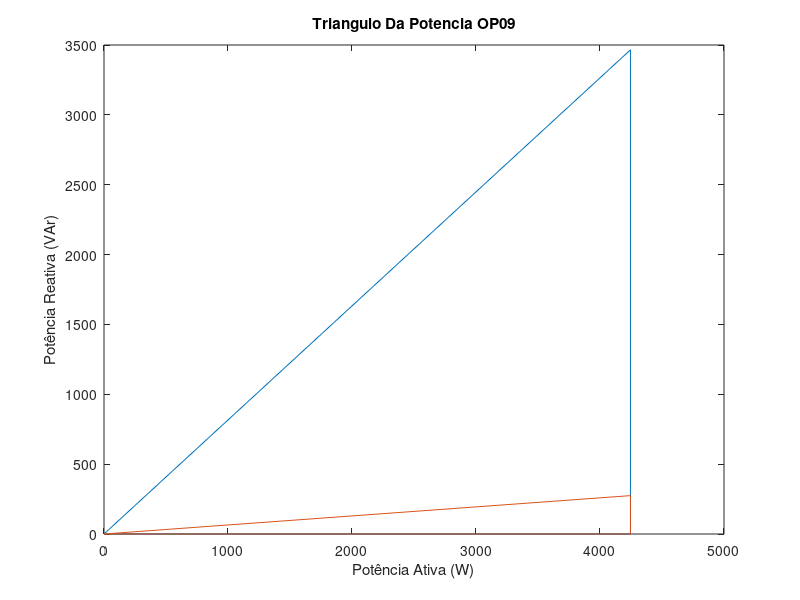

Recreate this plot in MATLAB.

%dados da questao
tensao = 220;
frequencia = 60;

%###############################################################################
% MUDANDO OS VALORES DOS MOTORES PARA OBTER O RESULTADO DESEJADO NA COMBINAÇAO
%###############################################################################

%potencia aderida
pot_A = 735.5;
pot_B = 2206.5;

%fatores de potencia por rendimento% do motor
fp50_A = 0.68;
fp75_A = 0.77;
fp100_A = 0.83;

fp50_B = 0.56;
fp75_B = 0.68;
fp100_B = 0.76;

%potencia ativa P por rendimento% do motor
P50_A = (pot_A*(50/100))/(77/100);
P75_A = (pot_A*(75/100))/(81/100);
P100_A = (pot_A*(100/100))/(81.5/100);

P50_B = (pot_B*(50/100))/(61/100);
P75_B = (pot_B*(75/100))/(65/100);
P100_B = (pot_B*(100/100))/(66/100);

%###############################################################################

%carga S = P + iQ por rendimento% do motor
## S50_A = P50_A*fp50_A + i*P50_A*sin(acos(fp50_A));
## S75_A = P75_A*fp75_A + i*P75_A*sin(acos(fp75_A));
## S100_A = P100_A*fp100_A + i*P100_A*sin(acos(fp100_A));

## S50_B = P50_B*fp50_B + i*P50_B*sin(acos(fp50_B));
## S75_B = P75_B*fp75_B + i*P75_B*sin(acos(fp75_B));
## S100_B = P100_B*fp100_B + i*P100_B*sin(acos(fp100_B));

abs_S50_A = P50_A/fp50_A;
abs_S75_A = P75_A/fp75_A;
abs_S100_A = P100_A/fp100_A;

abs_S50_B = P50_B/fp50_B;
abs_S75_B = P75_B/fp75_B;
abs_S100_B = P100_B/fp100_B;

S50_A = abs_S50_A*exp(j*(acos(fp50_A)));
S75_A = abs_S75_A*exp(j*(acos(fp75_A)));
S100_A = abs_S100_A*exp(j*(acos(fp100_A)));

S50_B = abs_S50_B*exp(j*(acos(fp50_B)));
S75_B = abs_S75_B*exp(j*(acos(fp75_B)));
S100_B = abs_S100_B*exp(j*(acos(fp100_B)));

%carga S das respectivas combinações
OP01 = S50_A + S50_B;
OP02 = S50_A + S75_B;
OP03 = S50_A + S100_B;
OP04 = S75_A + S50_B;
OP05 = S75_A + S75_B;
OP06 = S75_A + S100_B;
OP07 = S100_A + S50_B;
OP08 = S100_A + S75_B;
OP09 = S100_A + S100_B;
disp('Vector do valor S das combinacoes')
vector_OP = [OP01 OP02 OP03 OP04 OP05 OP06 OP07 OP08 OP09]'

%valor absoluto das cargas
S01 = abs(OP01);
S02 = abs(OP02);
S03 = abs(OP03);
S04 = abs(OP04);
S05 = abs(OP05);
S06 = abs(OP06);
S07 = abs(OP07);
S08 = abs(OP08);
S09 = abs(OP09);
disp('Vector do valor abs de S das combinacoes')
vector_S = [S01 S02 S03 S04 S05 S06 S07 S08 S09]'

%fatores de potencias de cada carga
FP01 = real(OP01)/S01;
FP02 = real(OP02)/S02;
FP03 = real(OP03)/S03;
FP04 = real(OP04)/S04;
FP05 = real(OP05)/S05;
FP06 = real(OP06)/S06;
FP07 = real(OP07)/S07;
FP08 = real(OP08)/S08;
FP09 = real(OP09)/S09;
disp('Vector do FS das combinacoes')
vector_FP = [FP01 FP02 FP03 FP04 FP05 FP06 FP07 FP08 FP09]'

%potencia reativa das cargas
Q01 = imag(OP01);
Q02 = imag(OP02);
Q03 = imag(OP03);
Q04 = imag(OP04);
Q05 = imag(OP05);
Q06 = imag(OP06);
Q07 = imag(OP07);
Q08 = imag(OP08);
Q09 = imag(OP09);
disp('Vector Q das combinacoes')
vector_Q = [Q01 Q02 Q03 Q04 Q05 Q06 Q07 Q08 Q09]'

%calculando o valor da capacitancia para corrigir a potencia reativa
disp('Vector das compensacoes dos capacitores')
capacitor_correcao_geral = (vector_Q)/2*pi*frequencia*tensao^2

%capacitancia da correcao de menor valor de FP
disp('capacitor da operacao 1, com menor valor de FP')
c_correcao_01 = capacitor_correcao_geral(1,1)

%corrigindo todas as cargas em paralelo com a capacitancia de menor valor de FP
disp('Vector da correcao com uso do capacitor da operacao 1, com menor valor de FP')
OP01_c = OP01 - j*imag(OP01);
OP02_c = OP02 - j*imag(OP01);
OP03_c = OP03 - j*imag(OP01);
OP04_c = OP04 - j*imag(OP01);
OP05_c = OP05 - j*imag(OP01);
OP06_c = OP06 - j*imag(OP01);
OP07_c = OP07 - j*imag(OP01);
OP08_c = OP08 - j*imag(OP01);
OP09_c = OP09 - j*imag(OP01);
vector_OP_c = [OP01_c OP02_c OP03_c OP04_c OP05_c OP06_c OP07_c OP08_c OP09_c]'

%novos valores de fator de potencia apos a correcao da potencia reativa por meio do capacitor
disp('Vector dos FP, apos a correcao com capacitor de menor FP')
FP01_c = (real(OP01_c)/abs(OP01_c));
FP02_c = (real(OP02_c)/abs(OP02_c));
FP03_c = (real(OP03_c)/abs(OP03_c));
FP04_c = (real(OP04_c)/abs(OP04_c));
FP05_c = (real(OP05_c)/abs(OP05_c));
FP06_c = (real(OP06_c)/abs(OP06_c));
FP07_c = (real(OP07_c)/abs(OP07_c));
FP08_c = (real(OP08_c)/abs(OP08_c));
FP09_c = (real(OP09_c)/abs(OP09_c));
vector_FP_c = [FP01_c FP02_c FP03_c FP04_c FP05_c FP06_c FP07_c FP08_c FP09_c]'

%plotando o triangulo de potencia
plot([0 real(OP09) real(OP09) 0],[0 0 imag(OP09) 0],[0 real(OP09_c) real(OP09_c) 0],[0 0 imag(OP09_c) 0])
xlabel('Potência Ativa (W)')
ylabel('Potência Reativa (VAr)')
title('Triangulo Da Potencia OP09')

%salvando o grafico em JPG
saveas(gca, 'grafico_9_.jpg', 'jpg')
